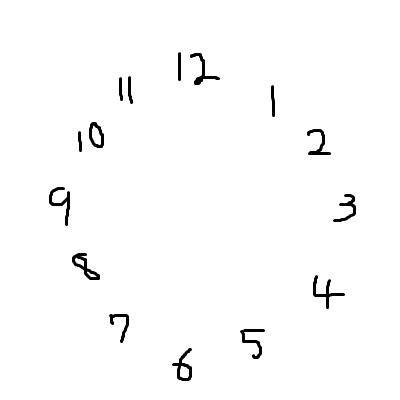
#> input picture be/images/numbers.png, 400 x 400 px, found by its file name
$ python sep_num.py
#> lines starting #> are read from the running program, lines starting #| are printed output that depends on the picture; after the words box and inside, x2 and y2 are one past the last pixel; in counts of white or black regions, pixels touching at a corner belong together
#> further down, image is the input picture: shape (400, 400, 3); min 0, max 255, mean 251
import cv2
import numpy as np

def preprocess(image):

    gray = cv2.cvtColor(image, cv2.COLOR_BGR2GRAY)
    rev_gray = cv2.bitwise_not(gray)

    _, thresh = cv2.threshold(rev_gray, 50, 255, cv2.THRESH_BINARY)
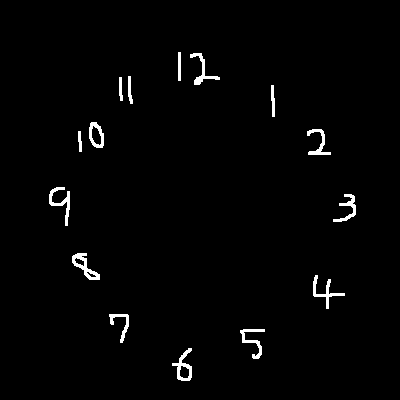
#> thresh: shape (400, 400); 1.7% white; 15 white regions, largest, box (x1, y1, x2, y2) and area: (72, 253, 100, 280) 278, (49, 187, 70, 226) 255, (172, 348, 192, 381) 246

    kernel = np.ones((6, 6), np.int8)
    dilation = cv2.dilate(thresh, kernel, iterations=2)
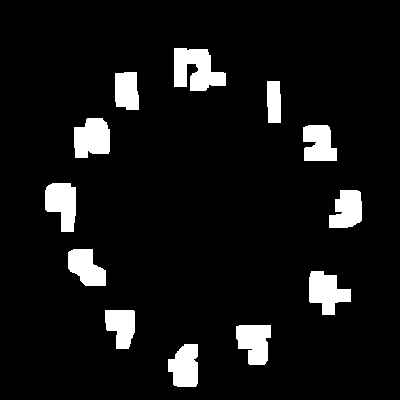
#> dilation: shape (400, 400); 7.8% white; 12 white regions, largest, box (x1, y1, x2, y2) and area: (174, 48, 226, 91) 1540, (74, 118, 110, 158) 1186, (309, 271, 351, 315) 1174

    closing = cv2.morphologyEx(dilation, cv2.MORPH_CLOSE, kernel)
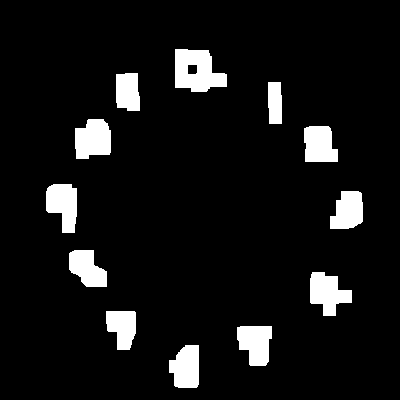
#> closing: shape (400, 400); 7.9% white; 12 white regions

    contours, hierachy = cv2.findContours(closing, cv2.RETR_EXTERNAL, 1)
#> contours = 12 contours; largest, box (x1, y1, x2, y2) and area: (175, 49, 227, 92) 1590, (75, 119, 111, 159) 1124, (310, 272, 352, 316) 1093, (46, 184, 77, 233) 1058, (237, 326, 272, 366) 1026
    # [4 lines of commented-out code are left out]

    crop_imgs = []
    margin_pixel = 15

    for contour in contours:

        x, y, w, h = cv2.boundingRect(contour)

        img_crop = image.copy()[y:y + h, x:x + w]

        crop_h, crop_w = img_crop.shape[:2]
        white_background = np.ones((crop_h + 2 * margin_pixel, crop_w + 2 * margin_pixel, 3), dtype=np.uint8) * 255

        white_background[margin_pixel:margin_pixel + crop_h, margin_pixel:margin_pixel + crop_w] = img_crop

        crop_imgs.append({'img': white_background, 'rect': cv2.boundingRect(contour)})
#> this loop made 12 passes
#> (x, y, w, h, crop_h, crop_w) on passes 1 to 12: (169, 345, 30, 43, 43, 30), (237, 326, 35, 40, 40, 35), (106, 311, 30, 39, 39, 30), (310, 272, 42, 44, 44, 42), (69, 250, 38, 37, 37, 38), (330, 191, 33, 38, 38, 33), (46, 184, 31, 49, 49, 31), (304, 126, 34, 36, 36, 34), (75, 119, 36, 40, 40, 36), (268, 82, 14, 42, 42, 14), (116, 73, 24, 38, 38, 24), (175, 49, 52, 43, 43, 52)
#> pass 1, in preprocess, `img_crop = image.copy()[y:y + h, x:x + w]`:
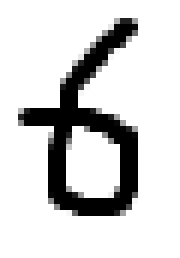
#> img_crop: shape (43, 30, 3) (shown 6 times larger); min 0, max 255, mean 210.9
#> pass 3, in preprocess, `img_crop = image.copy()[y:y + h, x:x + w]`:
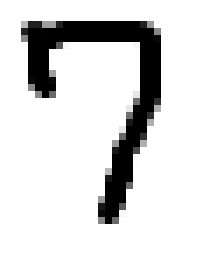
#> img_crop: shape (39, 30, 3) (shown 7 times larger); min 0, max 255, mean 219.2
#> after the loop:
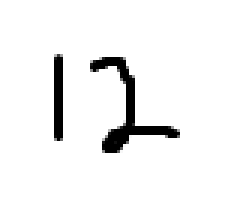
#> white_background: shape (73, 82, 3) (shown 3 times larger); min 0, max 255, mean 242.3
#> after the loop, crop_imgs = 12 items

    return crop_imgs

if __name__ == '__main__':

    image = cv2.imread('./images/numbers.png')

    results = preprocess(image)
#> results = 12 items
    for result in results:
        print(result['rect'])
        cv2.imshow("image", result['img'])
        cv2.waitKey(0)
        cv2.destroyAllWindows()
#> this loop made 12 passes
#| (169, 345, 30, 43)
#| (237, 326, 35, 40)
#| (106, 311, 30, 39)
#| (310, 272, 42, 44)
#| (69, 250, 38, 37)
#| (330, 191, 33, 38)
#| (46, 184, 31, 49)
#| (304, 126, 34, 36)
#> (further printed lines are left out)
#> pass 2, `cv2.imshow("image", result['img'])`:
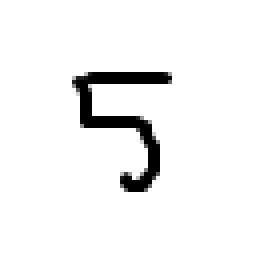
#> window 'image': shape (70, 65, 3) (shown 4 times larger); min 0, max 255, mean 243.1
